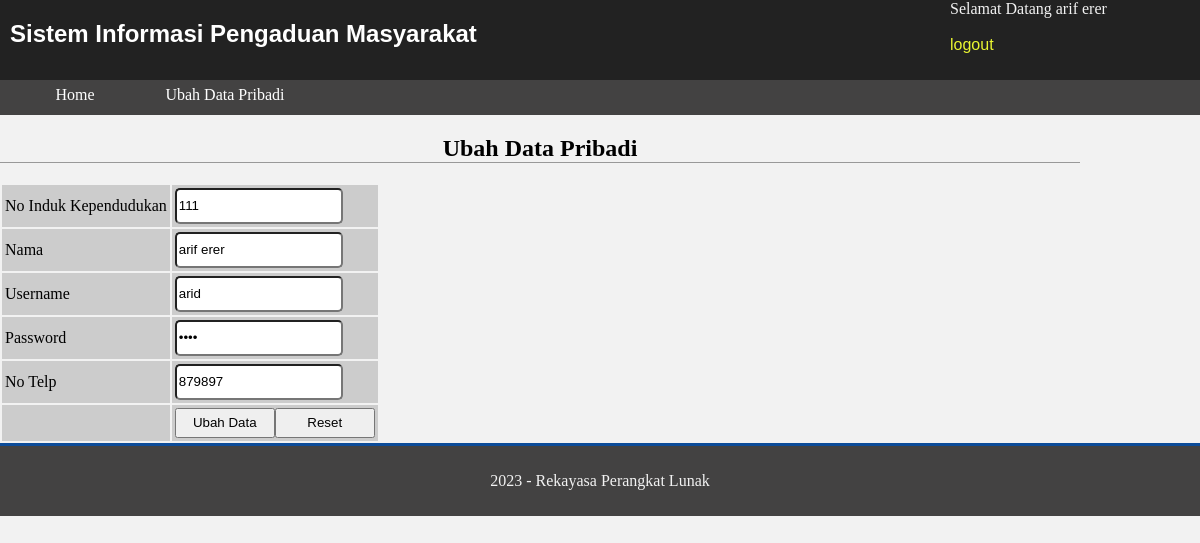
Page /masyarakat/ubahdata.php (signed in) on the committed database.
### tables this page shows
CREATE TABLE `masyarakat` (
  `nik` char(16) NOT NULL,
  `nama` varchar(35) NOT NULL,
  `username` varchar(25) NOT NULL,
  `password` text NOT NULL,
  `telp` varchar(13) NOT NULL
);

### masyarakat/ubahdata.php (the view, shortened to what this page needs)
<?php
include "../inc/koneksi.php";
$kueri_identitas = mysqli_query($konek,"SELECT * FROM masyarakat WHERE nik = '".$_SESSION['ses_idmasyarakat']."'");
$data_identitas = mysqli_fetch_array($kueri_identitas);
?>
<!DOCTYPE html>
<html>
<head>
     <link rel="stylesheet" type="text/css" href="stylemasyarakat.css">
</head>
<body>
    <header>
        <h1>Sistem Informasi Pengaduan Masyarakat</h1>
		<div class="identitas">Selamat Datang <?php echo $data_identitas[1]; ?><br><br>
		<a href="aksimasyarakat.php?a=logout">logout</a></div>
    </header>
    <nav>
        <ul>
            <li><a href="index.php">Home</a></li>
            <li><a href="ubahdata.php">Ubah Data Pribadi</a></li>
        </ul>
    </nav>
    <div class="content">
            <h2>Ubah Data Pribadi</h2>
			<form name="f_ubahdata" method="post" action="aksimasyarakat.php?a=ubahdata" enctype="multipart/form-data">
				<table border="0">
                <tr><td>No Induk Kependudukan</td><td><input type="text" name="nik" readonly value="<?php echo $data_identitas[0]; ?>" class="inputan"></td></tr>
                <tr><td>Nama</td><td><input type="text" name="nama" value="<?php echo $data_identitas[1]; ?>" class="inputan"></td></tr>
                <tr><td>Username</td><td><input type="text" name="pengguna" value="<?php echo $data_identitas[2]; ?>" class="inputan"></td></tr>
                <tr><td>Password</td><td><input type="password" name="sandi" value="<?php echo $data_identitas[3]; ?>" class="inputan"></td></tr>
                <tr><td>No Telp</td><td><input type="text" name="telp" value="<?php echo $data_identitas[4]; ?>" class="inputan"></td></tr>
                <tr><td>&nbsp;</td><td><input type="submit" value="Ubah Data" class="tombol"><input type="reset" value="Reset" class="tombol"></td></tr>
                </table>
            </form>
    </div>
    <footer>
        <p>2023 - Rekayasa Perangkat Lunak</p>
    </footer>
</body>
</html>

### masyarakat/stylemasyarakat.css (style rules this page uses)
body { margin: 0; padding: 0; background: #f2f2f2; }
header { margin: 0; padding: 0; background: #222222; display: block; height: 80px; color: #f2f2f2; }
header h1 { margin: 0; padding: 20px 10px 10px 10px; font-size: 24px; font-family: Arial,Helvetica; width: 600px; float: left; color: #fff; }
nav { background: #434242; width: 100%; height: 35px; display: block; }
nav ul { height:35px; margin: 0; padding: 0; }
nav ul li { margin: 0; padding: 0; text-align: center; display: inline; line-height: 30px; }
nav ul li a, nav ul li a:link, nav ul li a:visited, nav ul li a:active { text-decoration: none; color: #fff; margin: 0; padding: 0; height: 35px; width: 150px; display: block; float: left; }
footer { clear: both; display: block; background: #434242; border-top: solid 3px #0c4b98; color: #f2f2f2; height: 50px; text-align: center; padding: 10px; }
h2 { text-align: center; border-bottom: solid 1px #999; }
.content { width: 90%; clear: both; float: left; margin: 0 auto 0 auto; display: block; }
.content td { background: #ccc; height: 30px; padding: 3px; }
.identitas { width: 250px; height: 100px; display: block; float: right; }
.identitas a, .identitas a:link, .identitas a:visited, .identitas a:active { text-decoration: none; color: #e9f531; font-size: 16px; font-family: Arial,Helvetica; }
.tombol { width: 100px; height: 30px; display: block; float: left; }
.inputan { width: 80%; height: 30px; border-radius: 5px; }

### rows in the picture
masyarakat: nama "arif erer", nik "111", pengguna "arid", telp "879897"
